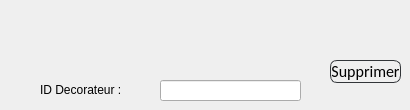
     <widget class="QWidget" name="Supprimer_Theme">
      <attribute name="title">
       <string>Supprimer Decorateur</string>
      </attribute>
      <widget class="QLabel" name="label_24">
       <property name="geometry">
        <rect>
         <x>40</x>
         <y>80</y>
         <width>101</width>
         <height>20</height>
        </rect>
       </property>
       <property name="styleSheet">
        <string notr="true">font: 75 11pt &quot;MS Shell Dlg 2&quot;;
color: rgb(0, 0, 0);</string>
       </property>
       <property name="text">
        <string>ID Decorateur :</string>
       </property>
      </widget>
      <widget class="QLineEdit" name="le_supp_theme">
       <property name="geometry">
        <rect>
         <x>160</x>
         <y>80</y>
         <width>141</width>
         <height>21</height>
        </rect>
       </property>
       <property name="text">
        <string/>
       </property>
      </widget>
      <widget class="QPushButton" name="pb_supprimertheme">
       <property name="geometry">
        <rect>
         <x>330</x>
         <y>60</y>
         <width>71</width>
         <height>23</height>
        </rect>
       </property>
       <property name="styleSheet">
        <string notr="true">QPushButton
{
	background: transparent;
	border-style:solid;
	border-radius:7px;
	border-width:1px;
border-color: rgb(50, 53, 57);
	color:rgb(0,0,0);
	font-size:16px;
font-family:Calibri;
}

QPushButton:hover
{
	background-color: #00000000;
	border-color: rgb(30, 227, 0);
	/*color:rgb(30, 227, 0);*/
}

QPushButton:focus
{
	background-color:  rgb(30, 227, 0);
	border-color: rgba(30, 227, 0,0);
	color:rgb(255, 255, 255);
}</string>
       </property>
       <property name="text">
        <string>Supprimer</string>
       </property>
      </widget>
     </widget>
